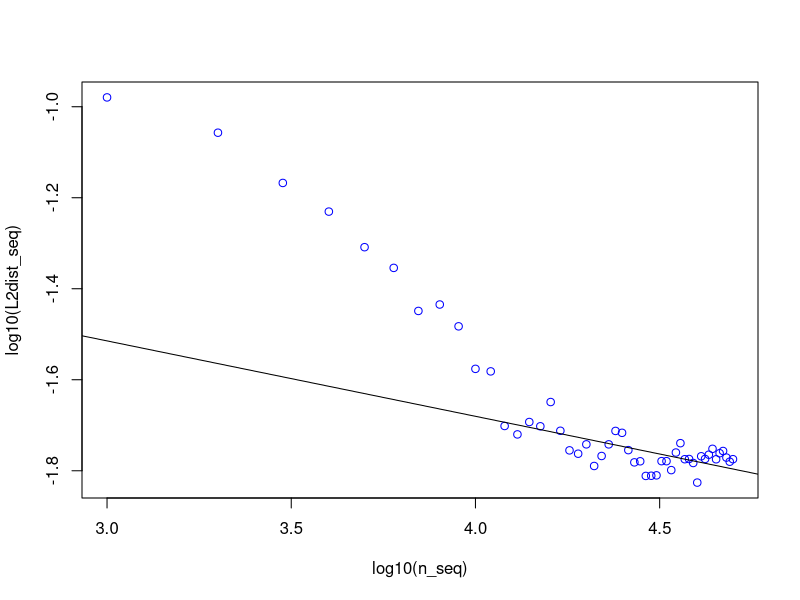

Write R code to recreate this figure.
rm(list = ls())
library(fdrtool)

u_grid <- seq(0, 1, by = 0.00001)
u_grid <- u_grid[1:(length(u_grid) - 1)]  # to avoid +Inf
N <- length(u_grid)
Q_true <- qexp(u_grid)



n_max <- 50000  # sample size
x_all <- rexp(n_max)  # X_i ~ Exp(1)
n_seq <- seq(1000, n_max, by = 1000)

L2dist_seq <- numeric(length(n_seq))  # Wasserstein

for (i in 1:length(n_seq)) {
  n <- n_seq[i]
  
  x <- x_all[1:n]
  e <- ecdf(x)
  g <- grenander(e)
  g_cdf <- g$F
  y <- environment(g_cdf)$x
  Q <- quantile(y, u_grid, type = 1)  # quantile function of Grenander
  L2dist_seq[i] <- sqrt(sum((Q - Q_true)^2)/N)  # Wasserstein
}

plot(log10(n_seq), log10(L2dist_seq), type = "p", col = "blue")
output <- lm(log10(L2dist_seq[-(1:10)]) ~ log10(n_seq[-(1:10)]))
output$coefficients[2]
abline(a = output$coefficients[1], b = output$coefficients[2])
abline(a = output$coefficients[1], b = -0.5, lty = 2, col = "darkgrey")
